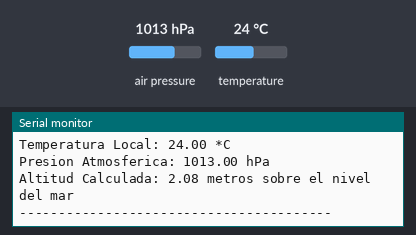
A sketch run on a simulated Arduino Uno, built with avr-gcc and run on an emulated ATmega328P. Shown: the last lines printed to the serial monitor. The inputs (shaded band) are chosen by the test bench; at power-on: air pressure 1013 hPa, temperature 24 °C.

Above: at 1.2 s.
1.3 s: air pressure set to 952 hPa
At 3.8 s:
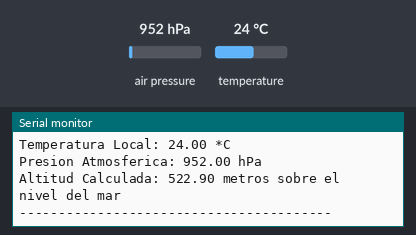
4.1 s: temperature set to 12 °C
6.9 s: air pressure set to 975 hPa
At 8.4 s:
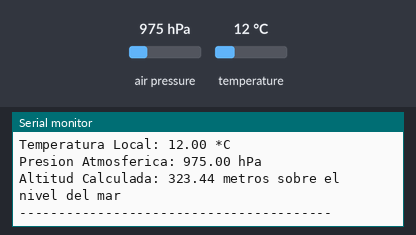
Timing chart, 0 to 9.9 s (numbered marks = the images above; inputs shaded):
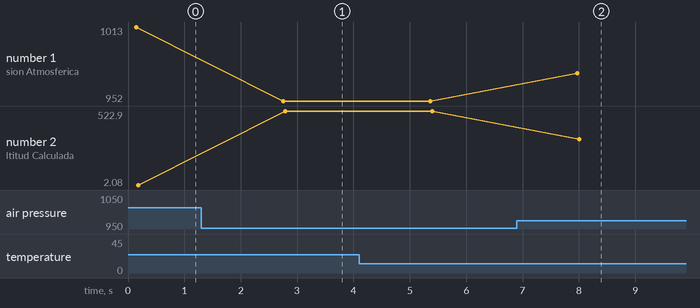

Measured:
- after the input at 1.3 s, the serial monitor: prints a new line after 1.5 s (image 1)
- after the input at 6.9 s, the serial monitor: prints a new line after 1.1 s (image 2)
- plotted number 1: 1013 → 952 after the input at 1.3 s, 952 → 975 after the input at 6.9 s
- plotted number 2: 2.08 → 522.9 after the input at 1.3 s, 522.9 → 323.44 after the input at 6.9 s

The sketch:

medir_altitud.ino
```cpp
#include <Wire.h>
#include <Adafruit_BMP085.h>

Adafruit_BMP085 bmp;

// --- AJUSTE ESPECÍFICO PARA CALERA, ZACATECAS ---
// La presión estándar al nivel del mar es 101325 Pa.
// Si notas un desfase por el clima actual, puedes ajustar ligeramente este valor.
float presion_nivel_mar = 101325;

void setup() {
  Serial.begin(9600);

  // Inicializar el sensor BMP180
  if (!bmp.begin()) {
    Serial.println("¡Error! No se encuentra el sensor BMP180. Verifica SDA (A4) y SCL (A5).");
    while (1) {}
  }

  Serial.println("--- Sensor BMP180 Inicializado ---");
  Serial.println("Configurado para Calera, Zacatecas.");
  Serial.println("----------------------------------------");
}

void loop() {
  float temperatura = bmp.readTemperature();
  float presion_actual = bmp.readPressure();

  // Calcula la altitud calculando el diferencial con la presión del nivel del mar
  float altitud = bmp.readAltitude(presion_nivel_mar);

  // Mostrar datos en el Monitor Serie
  Serial.print("Temperatura Local: ");
  Serial.print(temperatura);
  Serial.println(" *C");

  Serial.print("Presion Atmosferica: ");
  Serial.print(presion_actual / 100.0); // Mostrado en hPa
  Serial.println(" hPa");

  Serial.print("Altitud Calculada: ");
  Serial.print(altitud);
  Serial.println(" metros sobre el nivel del mar");

  Serial.println("----------------------------------------");

  delay(2500); // Lectura cada 2.5 segundos
}
```
